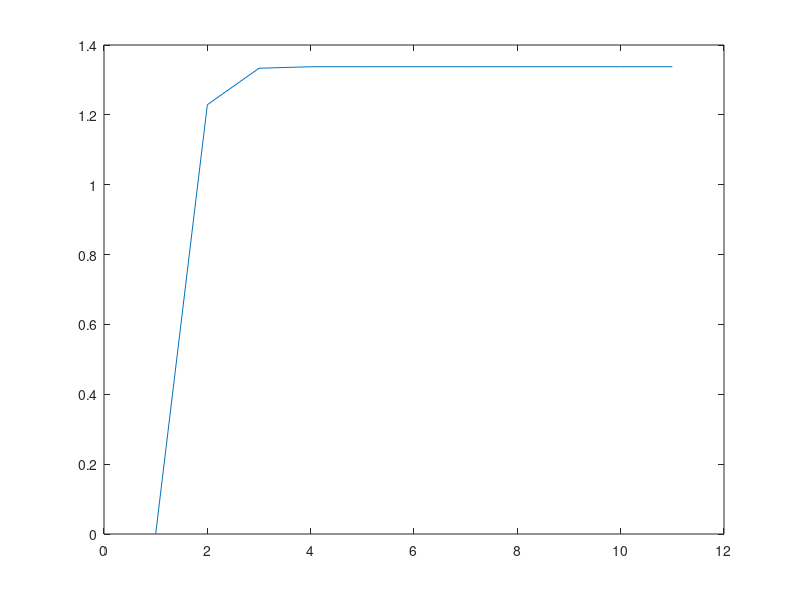

The MATLAB script that drew this image:
F=@(x)[x(1) - (1/3)*x(2) + 1 + (e^( x(1) + x(2) ) ) ; -(1/3)*x(1) + 3*x(2) - 2 + (e^( x(1) + x(2) ) )];
J=@(x)[1 + (e^(x(1) + x(2)) ) , -(1/3) + (e^(x(1) + x(2)) ) ; -(1/3) + (e^(x(1) + x(2)) ) ,3 + (e^(x(1) + x(2)) )];
x=[0;0]; %punto inicial
norma=[norm(x)]
i=0;
for i=1:10
    y=-J(x)\F(x);
    x=x+y;
    norma=[norma;norm(x)];
    i=i+1; 
end
x
norma
plot(norma)